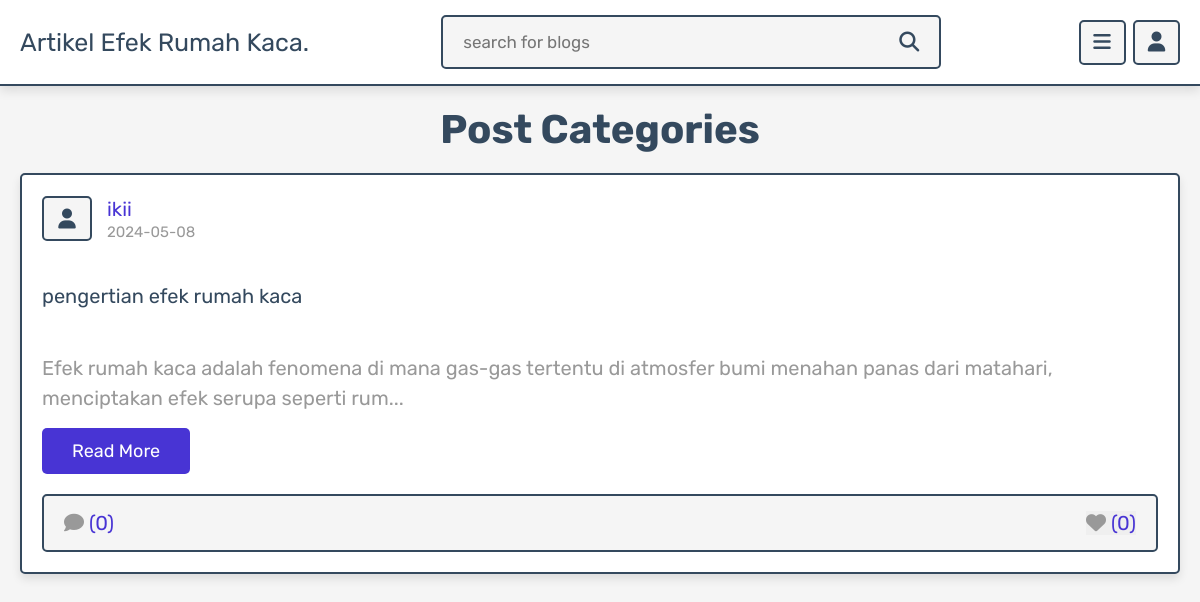
The page /category.php?category=nature on the database its author committed.
### tables this page shows
CREATE TABLE `posts` (
  `id` int(100) NOT NULL,
  `admin_id` int(100) NOT NULL,
  `name` varchar(100) NOT NULL,
  `title` varchar(100) NOT NULL,
  `content` varchar(10000) NOT NULL,
  `category` varchar(50) NOT NULL,
  `image` varchar(100) NOT NULL,
  `date` date NOT NULL DEFAULT current_timestamp(),
  `status` varchar(10) NOT NULL
);

### category.php (the view, shortened to what this page needs)
<?php
include 'components/connect.php';
if(isset($_SESSION['user_id'])){
   $user_id = $_SESSION['user_id'];
}else{
   $user_id = '';
};
if(isset($_GET['category'])){
   $category = $_GET['category'];
}else{
   $category = '';
}
?>
<!DOCTYPE html>
<html lang="en">
<head>
   <link rel="stylesheet" href="https://cdnjs.cloudflare.com/ajax/libs/font-awesome/6.1.1/css/all.min.css">
   <link rel="stylesheet" href="css/style.css">
</head>
<body>
<?php include 'components/user_header.php'; ?>
<section class="posts-container">
   <h1 class="heading">post categories</h1>
   <div class="box-container">
      <?php
         $select_posts = $conn->prepare("SELECT * FROM `posts` WHERE category = ? and status = ?");
         $select_posts->execute([$category, 'active']);
         if($select_posts->rowCount() > 0){
            while($fetch_posts = $select_posts->fetch(PDO::FETCH_ASSOC)){
            $post_id = $fetch_posts['id'];
            $count_post_comments = $conn->prepare("SELECT * FROM `comments` WHERE post_id = ?");
            $count_post_comments->execute([$post_id]);
            $total_post_comments = $count_post_comments->rowCount();
            $count_post_likes = $conn->prepare("SELECT * FROM `likes` WHERE post_id = ?");
            $count_post_likes->execute([$post_id]);
            $total_post_likes = $count_post_likes->rowCount();
            $confirm_likes = $conn->prepare("SELECT * FROM `likes` WHERE user_id = ? AND post_id = ?");
            $confirm_likes->execute([$user_id, $post_id]);
      ?>
      <form class="box" method="post">
         <div class="post-admin">
            <i class="fas fa-user"></i>
            <div>
               <a href="author_posts.php?author=<?= $fetch_posts['name']; ?>"><?= $fetch_posts['name']; ?></a>
               <div><?= $fetch_posts['date']; ?></div>
            </div>
         </div>
         <div class="post-title"><?= $fetch_posts['title']; ?></div>
         <div class="post-content content-150"><?= $fetch_posts['content']; ?></div>
         <a href="view_post.php?post_id=<?= $post_id; ?>" class="inline-btn">read more</a>
         <div class="icons">
            <a href="view_post.php?post_id=<?= $post_id; ?>"><i class="fas fa-comment"></i><span>(<?= $total_post_comments; ?>)</span></a>
            <button type="submit" name="like_post"><i class="fas fa-heart" style="<?php if($confirm_likes->rowCount() > 0){ echo 'color:var(--red);'; } ?>  "></i><span>(<?= $total_post_likes; ?>)</span></button>
         </div>
      </form>
      <?php
         }
      }else{
         echo '<p class="empty">no posts found for this category!</p>';
      }
      ?>
   </div>
</section>
</body>
</html>

### css/style.css (style rules this page uses)
:root { --main-color:#4834d4; --red:#e74c3c; --orange:#f39c12; --black:#34495e; --white:#fff; --light-bg:#f5f5f5; --light-color:#999; --border:.2rem solid var(--black); --box-shadow:0 .5rem 1rem rgba(0,0,0,.1); }
* { font-family: 'Rubik', sans-serif; margin:0; padding:0; box-sizing: border-box; outline: none; border:none; text-decoration: none; }
html { font-size: 62.5%; overflow-x: hidden; scroll-behavior: smooth; scroll-padding-top: 7rem; }
body { background-color: var(--light-bg); padding-bottom: 7rem; }
section { padding:2rem; margin: 0 auto; max-width: 1200px; }
.btn, .delete-btn, .option-btn, .inline-btn, .inline-option-btn, .inline-delete-btn { margin-top: 1rem; border-radius: .5rem; cursor: pointer; font-size: 1.8rem; color:var(--white); padding:1.2rem 3rem; text-transform: capitalize; text-align: center; }
.inline-btn, .inline-option-btn, .inline-delete-btn { display: inline-block; margin-right: 1rem; }
.inline-btn, .btn { background-color: var(--main-color); }
.heading { margin-bottom: 2rem; text-align: center; font-size: 4rem; color:var(--black); text-transform: capitalize; }
.posts-container .box-container { display: grid; grid-template-columns: repeat(auto-fit, minmax(33rem, 1fr)); gap:1.5rem; align-items: flex-start; justify-content: center; }
.posts-container .box-container .box { border:var(--border); box-shadow: var(--box-shadow); border-radius: .5rem; background-color: var(--white); padding:2rem; overflow: hidden; }
.posts-container .box-container .box .post-admin { display: flex; align-items: center; gap:1.5rem; margin-bottom: 2rem; }
.posts-container .box-container .box .post-admin i { text-align: center; height: 4.5rem; width: 5rem; line-height: 4.2rem; font-size: 2rem; border:var(--border); border-radius: .5rem; background-color: var(--light-bg); color:var(--black); }
.posts-container .box-container .box .post-admin a { font-size: 2rem; color:var(--main-color); }
.posts-container .box-container .box .post-admin div { font-size: 1.5rem; margin-top: .2rem; color:var(--light-color); }
.posts-container .box-container .box .post-title { font-size: 2rem; color:var(--black); overflow: hidden; text-overflow: ellipsis; white-space: nowrap; margin-bottom: 1rem; }
.posts-container .box-container .box .post-content { font-size: 2rem; line-height: 1.5; padding:.5rem 0; color:var(--light-color); white-space: pre-line; }
.posts-container .box-container .box .post-content::after { content: '...'; }
.posts-container .box-container .box .icons { display: flex; align-items: center; justify-content: space-between; gap:1rem; background-color: var(--light-bg); border-radius: .5rem; padding:1.5rem 2rem; border:var(--border); margin-top: 2rem; }
.posts-container .box-container .box .icons button { cursor: pointer; }
.posts-container .box-container .box .icons i { margin-right:.5rem; font-size:2rem; color:var(--light-color); }
.posts-container .box-container .box .icons span { font-size: 2rem; color:var(--main-color); }

### rows shown on the page
posts: name "ikii", date "2024-05-08", title "pengertian efek rumah kaca", content "Efek rumah kaca adalah fenomena di mana gas-gas tertentu di atmosfer bumi menahan panas dari matahari, menciptakan efek serupa seperti rum", total_post_comments "0", total_post_likes "0"
